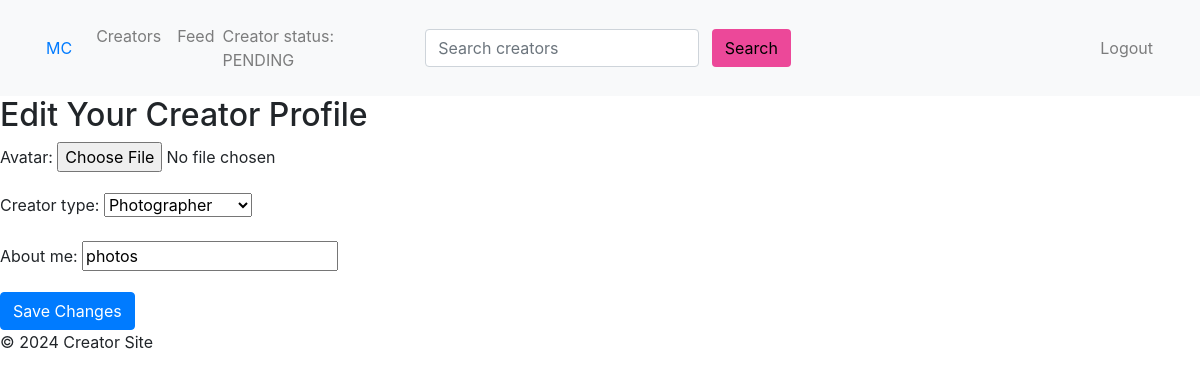
/creator/edit/ (signed in), run on an earlier commit of the app's database.
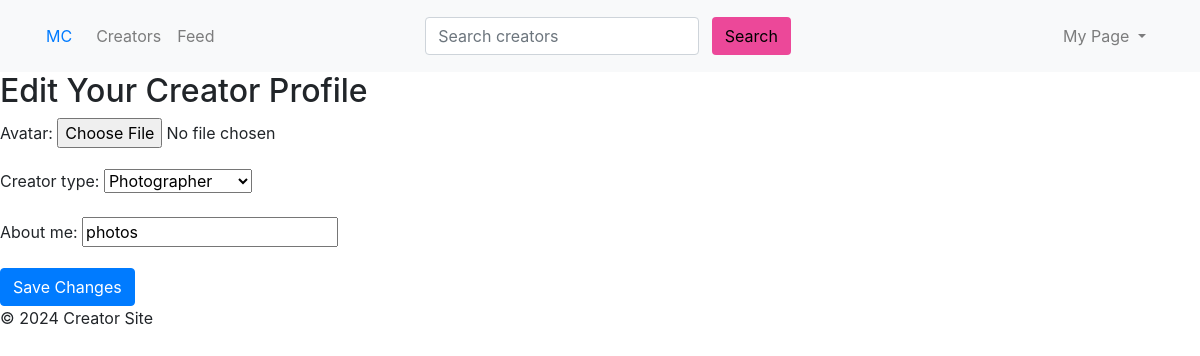
And on a later commit of the database.
### creators/views.py (the view, shortened to what this page needs)
# urls.py: path('creator/edit/', views.EditCreatorAboutMeView.as_view(), name='edit_creator_aboutme'),
class EditCreatorAboutMeView(LoginRequiredMixin, UserPassesTestMixin, UpdateView):
    model = Creator
    form_class = CreatorProfileForm
    template_name = 'creators/edit_creator_aboutme.html'
    def get_object(self):
        return self.request.user.creator
    def test_func(self):
        creator = self.get_object()
        return self.request.user == creator.user

### creators/forms.py
class CreatorProfileForm(forms.ModelForm):
    class Meta:
        model = Creator
        fields = ['avatar', 'creator_type', 'about_me']
        widgets = {
            'about_me': SummernoteWidget(),
        }
    def __init__(self, *args, **kwargs):
        super().__init__(*args, **kwargs)
        self.fields['creator_type'].choices = CreatorRequestForm.CREATOR_TYPES

### creators/templatetags/creator_tags.py (called while the page is built)
@register.simple_tag
def creator_status(user):
    if isinstance(user, AnonymousUser):
        return None
    try:
        creator = Creator.objects.get(user=user)
        return creator.status
    except Creator.DoesNotExist:
        return None

### creators/templates/creators/edit_creator_aboutme.html (shortened to what this page needs)
{% extends 'base.html' %}
{% load static %}
{% block content %}
    <h2>Edit Your Creator Profile</h2>
    <form method="post" enctype="multipart/form-data">
        {% for field in form %}
            <div class="form-group">
                {{ field.label_tag }}
                {{ field }}
            </div>
        {% endfor %}
        <button type="submit" class="btn btn-primary">Save Changes</button>
    </form>
{% endblock %}

What changed in the data, as far as the page shows it:
changed Creator "Photographer": status "PENDING" → "APPROVED" (drawn)
Also different on the page:
text no longer shown: "Creator status: PENDING Logout"
text now shown: "My Page"
